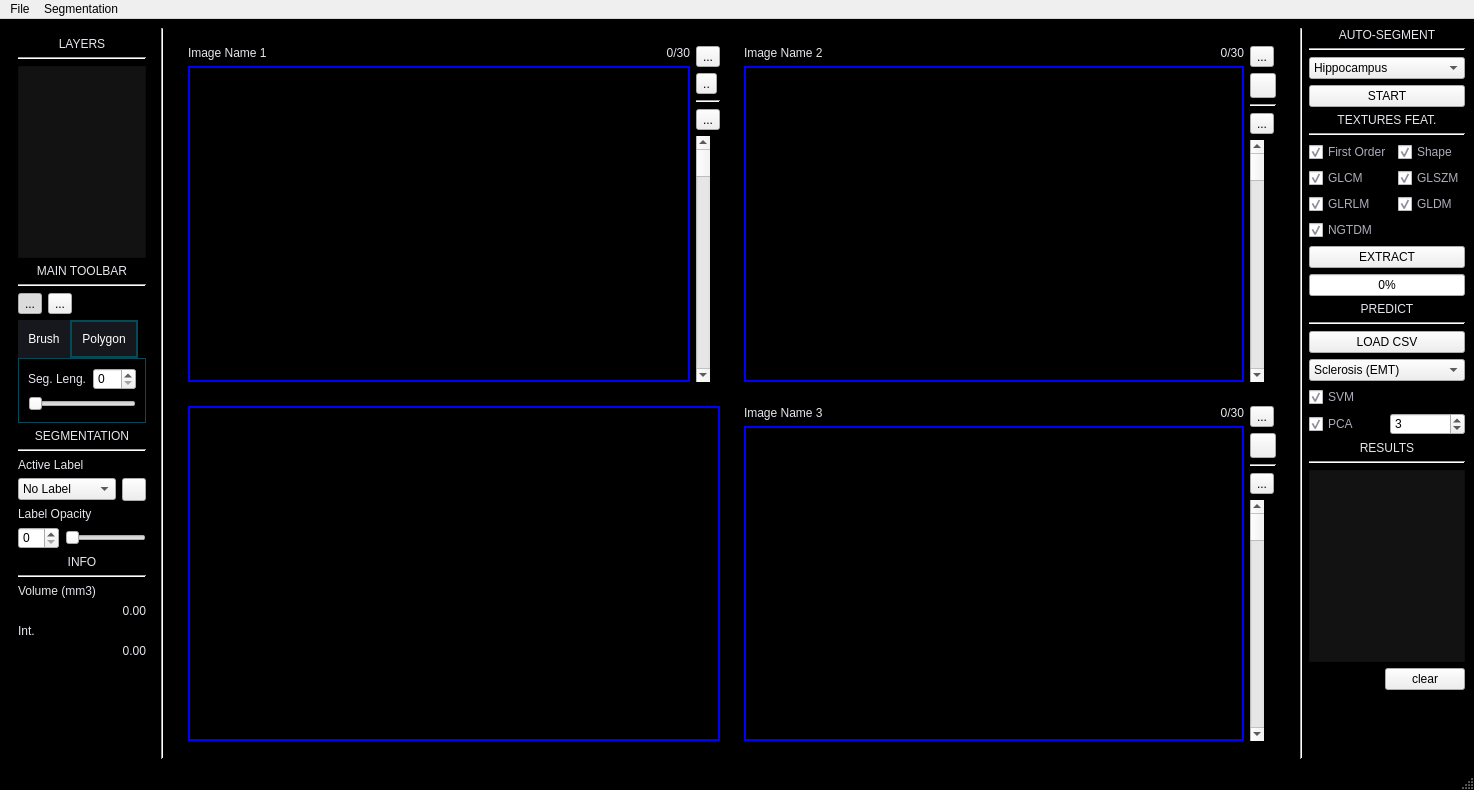
<?xml version="1.0" encoding="UTF-8"?>
<ui version="4.0">
 <class>MainWindow</class>
 <widget class="QMainWindow" name="MainWindow">
  <property name="geometry">
   <rect>
    <x>0</x>
    <y>0</y>
    <width>1474</width>
    <height>790</height>
   </rect>
  </property>
  <property name="sizePolicy">
   <sizepolicy hsizetype="Minimum" vsizetype="Preferred">
    <horstretch>0</horstretch>
    <verstretch>0</verstretch>
   </sizepolicy>
  </property>
  <property name="windowTitle">
   <string>ImageAnalyzer</string>
  </property>
  <property name="styleSheet">
   <string notr="true">QMainWindow{
background-color: rgb(0, 0, 0);
}
#centralwidget {
background-color: rgb(0, 0, 0);
}

QGraphicsView{
background-color:rgb(0, 0, 0);
border: 2px solid blue;
}

QTextBrowser {
background-color:rgb(18,18,18);
}

#tabWidget{
background-color:rgb(0,0,0);
}

QTabBar::tab {
  background: rgb(22, 24, 30);
  color: white;
  padding: 10px;

 }
QTabWidget::pane { 
   border: 1px solid rgb(5, 75, 87);
	background: rgb(0, 0, 0);
}

 QTabBar::tab:selected {
  border: 2px solid rgb(5, 75, 87);
 }

QListWidget{
background-color:rgb(18, 18, 18);
color:rgb(136, 138, 133);
}

#console {
background-color:rgb(18, 18, 18);
}

/*Labels*/
QLabel{
color: rgb(230, 230, 236);
font: 87 bold 11pt &quot;Inter&quot;;
}
#titleLabel{
color:rgb(186, 189, 182)
}

/*QCheckBoxes*/
QCheckBox{
color: rgb(173, 173, 186);
}
</string>
  </property>
  <widget class="QWidget" name="centralwidget">
   <layout class="QHBoxLayout" name="horizontalLayout" stretch="1,0,10,0,1">
    <item>
     <widget class="QWidget" name="leftPanel" native="true">
      <layout class="QVBoxLayout" name="verticalLayout_4">
       <item>
        <widget class="QLabel" name="label_11">
         <property name="text">
          <string>LAYERS</string>
         </property>
         <property name="alignment">
          <set>Qt::AlignCenter</set>
         </property>
        </widget>
       </item>
       <item>
        <widget class="Line" name="line_2">
         <property name="orientation">
          <enum>Qt::Horizontal</enum>
         </property>
        </widget>
       </item>
       <item>
        <layout class="QVBoxLayout" name="verticalLayout_6">
         <item>
          <widget class="QListWidget" name="listWidget"/>
         </item>
         <item>
          <layout class="QVBoxLayout" name="verticalLayout">
           <item>
            <widget class="QLabel" name="label_4">
             <property name="text">
              <string>MAIN TOOLBAR</string>
             </property>
             <property name="alignment">
              <set>Qt::AlignCenter</set>
             </property>
            </widget>
           </item>
           <item>
            <widget class="Line" name="line_7">
             <property name="orientation">
              <enum>Qt::Horizontal</enum>
             </property>
            </widget>
           </item>
          </layout>
         </item>
         <item>
          <layout class="QHBoxLayout" name="horizontalLayout_11">
           <item>
            <widget class="QToolButton" name="cursorBtn">
             <property name="text">
              <string>...</string>
             </property>
             <property name="icon">
              <iconset>
               <normaloff>../icons/cursor.svg</normaloff>../icons/cursor.svg</iconset>
             </property>
             <property name="iconSize">
              <size>
               <width>18</width>
               <height>18</height>
              </size>
             </property>
             <property name="checkable">
              <bool>true</bool>
             </property>
             <property name="checked">
              <bool>true</bool>
             </property>
            </widget>
           </item>
           <item>
            <widget class="QToolButton" name="dragBtn">
             <property name="text">
              <string>...</string>
             </property>
             <property name="icon">
              <iconset>
               <normaloff>../icons/move.png</normaloff>../icons/move.png</iconset>
             </property>
             <property name="iconSize">
              <size>
               <width>18</width>
               <height>18</height>
              </size>
             </property>
             <property name="checkable">
              <bool>true</bool>
             </property>
             <property name="checked">
              <bool>false</bool>
             </property>
            </widget>
           </item>
           <item>
            <spacer name="horizontalSpacer_2">
             <property name="orientation">
              <enum>Qt::Horizontal</enum>
             </property>
             <property name="sizeHint" stdset="0">
              <size>
               <width>40</width>
               <height>20</height>
              </size>
             </property>
            </spacer>
           </item>
          </layout>
         </item>
         <item>
          <widget class="QTabWidget" name="tabWidget">
           <property name="currentIndex">
            <number>1</number>
           </property>
           <widget class="QWidget" name="tab">
            <attribute name="title">
             <string>Brush</string>
            </attribute>
            <layout class="QVBoxLayout" name="verticalLayout_3">
             <item>
              <layout class="QHBoxLayout" name="horizontalLayout_6">
               <item>
                <widget class="QLabel" name="label_6">
                 <property name="text">
                  <string>Size:</string>
                 </property>
                </widget>
               </item>
               <item>
                <widget class="QSpinBox" name="sizeBrushSpin">
                 <property name="value">
                  <number>10</number>
                 </property>
                </widget>
               </item>
              </layout>
             </item>
             <item>
              <widget class="QSlider" name="horizontalSlider_2">
               <property name="maximum">
                <number>30</number>
               </property>
               <property name="value">
                <number>10</number>
               </property>
               <property name="orientation">
                <enum>Qt::Horizontal</enum>
               </property>
              </widget>
             </item>
            </layout>
           </widget>
           <widget class="QWidget" name="tab_2">
            <attribute name="title">
             <string>Polygon</string>
            </attribute>
            <layout class="QVBoxLayout" name="verticalLayout_2">
             <item>
              <layout class="QHBoxLayout" name="horizontalLayout_7">
               <item>
                <widget class="QLabel" name="label_8">
                 <property name="text">
                  <string>Seg. Leng.</string>
                 </property>
                </widget>
               </item>
               <item>
                <widget class="QSpinBox" name="spinBox_3"/>
               </item>
              </layout>
             </item>
             <item>
              <widget class="QSlider" name="horizontalSlider_3">
               <property name="orientation">
                <enum>Qt::Horizontal</enum>
               </property>
              </widget>
             </item>
            </layout>
           </widget>
          </widget>
         </item>
         <item>
          <widget class="QLabel" name="label_2">
           <property name="text">
            <string>SEGMENTATION</string>
           </property>
           <property name="alignment">
            <set>Qt::AlignCenter</set>
           </property>
          </widget>
         </item>
         <item>
          <widget class="Line" name="line_6">
           <property name="orientation">
            <enum>Qt::Horizontal</enum>
           </property>
          </widget>
         </item>
         <item>
          <widget class="QLabel" name="label">
           <property name="text">
            <string>Active Label</string>
           </property>
          </widget>
         </item>
         <item>
          <layout class="QHBoxLayout" name="horizontalLayout_9" stretch="3,0">
           <item>
            <widget class="QComboBox" name="roiLabel">
             <item>
              <property name="text">
               <string>No Label</string>
              </property>
             </item>
             <item>
              <property name="text">
               <string>Label 1</string>
              </property>
             </item>
             <item>
              <property name="text">
               <string>Label 2</string>
              </property>
             </item>
             <item>
              <property name="text">
               <string>Label 3</string>
              </property>
             </item>
             <item>
              <property name="text">
               <string>Label 4</string>
              </property>
             </item>
             <item>
              <property name="text">
               <string>Label 5</string>
              </property>
             </item>
             <item>
              <property name="text">
               <string>Label 6</string>
              </property>
             </item>
             <item>
              <property name="text">
               <string>Label 7</string>
              </property>
             </item>
             <item>
              <property name="text">
               <string>Label 8</string>
              </property>
             </item>
            </widget>
           </item>
           <item>
            <widget class="QToolButton" name="colorLabelBtn">
             <property name="text">
              <string/>
             </property>
            </widget>
           </item>
          </layout>
         </item>
         <item>
          <widget class="QLabel" name="label_3">
           <property name="text">
            <string>Label Opacity</string>
           </property>
          </widget>
         </item>
         <item>
          <layout class="QHBoxLayout" name="horizontalLayout_5">
           <item>
            <widget class="QSpinBox" name="spinBox"/>
           </item>
           <item>
            <widget class="QSlider" name="horizontalSlider">
             <property name="orientation">
              <enum>Qt::Horizontal</enum>
             </property>
            </widget>
           </item>
          </layout>
         </item>
        </layout>
       </item>
       <item>
        <widget class="QLabel" name="label_15">
         <property name="text">
          <string>INFO</string>
         </property>
         <property name="alignment">
          <set>Qt::AlignCenter</set>
         </property>
        </widget>
       </item>
       <item>
        <widget class="Line" name="line_11">
         <property name="orientation">
          <enum>Qt::Horizontal</enum>
         </property>
        </widget>
       </item>
       <item>
        <layout class="QVBoxLayout" name="verticalLayout_16">
         <item>
          <widget class="QLabel" name="label_16">
           <property name="text">
            <string>Volume (mm3)</string>
           </property>
          </widget>
         </item>
         <item>
          <widget class="QLabel" name="label_17">
           <property name="text">
            <string>0.00</string>
           </property>
           <property name="alignment">
            <set>Qt::AlignRight|Qt::AlignTrailing|Qt::AlignVCenter</set>
           </property>
          </widget>
         </item>
         <item>
          <widget class="QLabel" name="label_18">
           <property name="text">
            <string>Int. </string>
           </property>
          </widget>
         </item>
         <item>
          <widget class="QLabel" name="label_19">
           <property name="text">
            <string>0.00</string>
           </property>
           <property name="alignment">
            <set>Qt::AlignRight|Qt::AlignTrailing|Qt::AlignVCenter</set>
           </property>
          </widget>
         </item>
        </layout>
       </item>
       <item>
        <spacer name="verticalSpacer_2">
         <property name="orientation">
          <enum>Qt::Vertical</enum>
         </property>
         <property name="sizeHint" stdset="0">
          <size>
           <width>20</width>
           <height>40</height>
          </size>
         </property>
        </spacer>
       </item>
      </layout>
     </widget>
    </item>
    <item>
     <widget class="Line" name="line">
      <property name="orientation">
       <enum>Qt::Vertical</enum>
      </property>
     </widget>
    </item>
    <item>
     <widget class="QWidget" name="ImagesContainer" native="true">
      <layout class="QGridLayout" name="imag">
       <item row="0" column="0">
        <widget class="QWidget" name="imageContainer1" native="true">
         <layout class="QHBoxLayout" name="horizontalLayout_2">
          <item>
           <layout class="QVBoxLayout" name="imageLabeled1" stretch="0,8">
            <item>
             <layout class="QHBoxLayout" name="imageInfoContainer1">
              <item>
               <widget class="QLabel" name="imageName1">
                <property name="text">
                 <string>Image Name 1</string>
                </property>
               </widget>
              </item>
              <item>
               <widget class="QLabel" name="imageSliceNo1">
                <property name="layoutDirection">
                 <enum>Qt::LeftToRight</enum>
                </property>
                <property name="text">
                 <string>0/30</string>
                </property>
                <property name="alignment">
                 <set>Qt::AlignRight|Qt::AlignTrailing|Qt::AlignVCenter</set>
                </property>
               </widget>
              </item>
             </layout>
            </item>
            <item>
             <widget class="QGraphicsView" name="image1">
              <property name="minimumSize">
               <size>
                <width>380</width>
                <height>300</height>
               </size>
              </property>
              <property name="mouseTracking">
               <bool>true</bool>
              </property>
              <property name="tabletTracking">
               <bool>false</bool>
              </property>
              <property name="sizeAdjustPolicy">
               <enum>QAbstractScrollArea::AdjustIgnored</enum>
              </property>
              <property name="transformationAnchor">
               <enum>QGraphicsView::NoAnchor</enum>
              </property>
              <property name="viewportUpdateMode">
               <enum>QGraphicsView::SmartViewportUpdate</enum>
              </property>
              <property name="rubberBandSelectionMode">
               <enum>Qt::ContainsItemShape</enum>
              </property>
             </widget>
            </item>
           </layout>
          </item>
          <item>
           <layout class="QVBoxLayout" name="imagePanel1">
            <item>
             <widget class="QToolButton" name="imageLayoutBtn1">
              <property name="text">
               <string>...</string>
              </property>
              <property name="icon">
               <iconset>
                <normaloff>../icons/enlarge2.png</normaloff>
                <normalon>../icons/grid.svg</normalon>../icons/enlarge2.png</iconset>
              </property>
              <property name="checkable">
               <bool>true</bool>
              </property>
             </widget>
            </item>
            <item>
             <widget class="QToolButton" name="captureImageBtn1">
              <property name="text">
               <string>..</string>
              </property>
              <property name="icon">
               <iconset>
                <normaloff>../icons/camera.svg</normaloff>../icons/camera.svg</iconset>
              </property>
              <property name="iconSize">
               <size>
                <width>18</width>
                <height>18</height>
               </size>
              </property>
             </widget>
            </item>
            <item>
             <widget class="Line" name="line_12">
              <property name="orientation">
               <enum>Qt::Horizontal</enum>
              </property>
             </widget>
            </item>
            <item>
             <widget class="QToolButton" name="zoomResetBtn1">
              <property name="text">
               <string>...</string>
              </property>
              <property name="icon">
               <iconset>
                <normaloff>../icons/fullscreen-exit.png</normaloff>../icons/fullscreen-exit.png</iconset>
              </property>
              <property name="iconSize">
               <size>
                <width>18</width>
                <height>18</height>
               </size>
              </property>
             </widget>
            </item>
            <item>
             <widget class="QScrollBar" name="imageScroll1">
              <property name="orientation">
               <enum>Qt::Vertical</enum>
              </property>
             </widget>
            </item>
           </layout>
          </item>
         </layout>
        </widget>
       </item>
       <item row="1" column="0">
        <widget class="QWidget" name="imageContainer4" native="true">
         <layout class="QHBoxLayout" name="imx">
          <item>
           <widget class="QGraphicsView" name="image3D">
            <property name="minimumSize">
             <size>
              <width>380</width>
              <height>300</height>
             </size>
            </property>
            <property name="mouseTracking">
             <bool>true</bool>
            </property>
            <property name="tabletTracking">
             <bool>false</bool>
            </property>
            <property name="sizeAdjustPolicy">
             <enum>QAbstractScrollArea::AdjustIgnored</enum>
            </property>
            <property name="transformationAnchor">
             <enum>QGraphicsView::NoAnchor</enum>
            </property>
            <property name="viewportUpdateMode">
             <enum>QGraphicsView::SmartViewportUpdate</enum>
            </property>
            <property name="rubberBandSelectionMode">
             <enum>Qt::ContainsItemShape</enum>
            </property>
           </widget>
          </item>
         </layout>
        </widget>
       </item>
       <item row="1" column="1">
        <widget class="QWidget" name="imageContainer3" native="true">
         <layout class="QHBoxLayout" name="horizontalLayout_3">
          <item>
           <layout class="QVBoxLayout" name="imageLabeled3" stretch="0,8">
            <property name="sizeConstraint">
             <enum>QLayout::SetDefaultConstraint</enum>
            </property>
            <item>
             <layout class="QHBoxLayout" name="imageInfoContainer3">
              <item>
               <widget class="QLabel" name="imageName3">
                <property name="text">
                 <string>Image Name 3</string>
                </property>
               </widget>
              </item>
              <item>
               <widget class="QLabel" name="imageSliceNo3">
                <property name="text">
                 <string>0/30</string>
                </property>
                <property name="alignment">
                 <set>Qt::AlignRight|Qt::AlignTrailing|Qt::AlignVCenter</set>
                </property>
               </widget>
              </item>
             </layout>
            </item>
            <item>
             <widget class="QGraphicsView" name="image3">
              <property name="sizePolicy">
               <sizepolicy hsizetype="Expanding" vsizetype="Expanding">
                <horstretch>0</horstretch>
                <verstretch>0</verstretch>
               </sizepolicy>
              </property>
              <property name="minimumSize">
               <size>
                <width>380</width>
                <height>300</height>
               </size>
              </property>
              <property name="baseSize">
               <size>
                <width>380</width>
                <height>300</height>
               </size>
              </property>
              <property name="mouseTracking">
               <bool>true</bool>
              </property>
              <property name="tabletTracking">
               <bool>false</bool>
              </property>
              <property name="layoutDirection">
               <enum>Qt::LeftToRight</enum>
              </property>
              <property name="autoFillBackground">
               <bool>false</bool>
              </property>
              <property name="sizeAdjustPolicy">
               <enum>QAbstractScrollArea::AdjustIgnored</enum>
              </property>
              <property name="transformationAnchor">
               <enum>QGraphicsView::NoAnchor</enum>
              </property>
              <property name="resizeAnchor">
               <enum>QGraphicsView::AnchorViewCenter</enum>
              </property>
              <property name="viewportUpdateMode">
               <enum>QGraphicsView::SmartViewportUpdate</enum>
              </property>
              <property name="rubberBandSelectionMode">
               <enum>Qt::ContainsItemBoundingRect</enum>
              </property>
             </widget>
            </item>
           </layout>
          </item>
          <item>
           <layout class="QVBoxLayout" name="imagePanel3">
            <item>
             <widget class="QToolButton" name="imageLayoutBtn3">
              <property name="text">
               <string>...</string>
              </property>
              <property name="icon">
               <iconset>
                <normaloff>../icons/enlarge2.png</normaloff>
                <normalon>../icons/grid.svg</normalon>../icons/enlarge2.png</iconset>
              </property>
              <property name="checkable">
               <bool>true</bool>
              </property>
             </widget>
            </item>
            <item>
             <widget class="QToolButton" name="captureImageBtn3">
              <property name="text">
               <string/>
              </property>
              <property name="icon">
               <iconset>
                <normaloff>../icons/camera.svg</normaloff>../icons/camera.svg</iconset>
              </property>
              <property name="iconSize">
               <size>
                <width>18</width>
                <height>18</height>
               </size>
              </property>
             </widget>
            </item>
            <item>
             <widget class="Line" name="line_3">
              <property name="orientation">
               <enum>Qt::Horizontal</enum>
              </property>
             </widget>
            </item>
            <item>
             <widget class="QToolButton" name="zoomResetBtn3">
              <property name="text">
               <string>...</string>
              </property>
              <property name="icon">
               <iconset>
                <normaloff>../icons/fullscreen-exit.png</normaloff>../icons/fullscreen-exit.png</iconset>
              </property>
             </widget>
            </item>
            <item>
             <widget class="QScrollBar" name="imageScroll3">
              <property name="orientation">
               <enum>Qt::Vertical</enum>
              </property>
             </widget>
            </item>
           </layout>
          </item>
         </layout>
        </widget>
       </item>
       <item row="0" column="1">
        <widget class="QWidget" name="imageContainer2" native="true">
         <layout class="QHBoxLayout" name="horizontalLayout_4">
          <item>
           <layout class="QVBoxLayout" name="imageLabeled2" stretch="0,8">
            <item>
             <layout class="QHBoxLayout" name="imageInfoContainer2">
              <item>
               <widget class="QLabel" name="imageName2">
                <property name="text">
                 <string>Image Name 2</string>
                </property>
               </widget>
              </item>
              <item>
               <widget class="QLabel" name="imageSliceNo2">
                <property name="text">
                 <string>0/30</string>
                </property>
                <property name="alignment">
                 <set>Qt::AlignRight|Qt::AlignTrailing|Qt::AlignVCenter</set>
                </property>
               </widget>
              </item>
             </layout>
            </item>
            <item>
             <widget class="QGraphicsView" name="image2">
              <property name="mouseTracking">
               <bool>true</bool>
              </property>
              <property name="tabletTracking">
               <bool>false</bool>
              </property>
              <property name="sizeAdjustPolicy">
               <enum>QAbstractScrollArea::AdjustIgnored</enum>
              </property>
              <property name="transformationAnchor">
               <enum>QGraphicsView::NoAnchor</enum>
              </property>
              <property name="viewportUpdateMode">
               <enum>QGraphicsView::SmartViewportUpdate</enum>
              </property>
              <property name="rubberBandSelectionMode">
               <enum>Qt::ContainsItemShape</enum>
              </property>
             </widget>
            </item>
           </layout>
          </item>
          <item>
           <layout class="QVBoxLayout" name="imagePanel2">
            <item>
             <widget class="QToolButton" name="imageLayoutBtn2">
              <property name="text">
               <string>...</string>
              </property>
              <property name="icon">
               <iconset>
                <normaloff>../icons/enlarge2.png</normaloff>
                <normalon>../icons/grid.svg</normalon>../icons/enlarge2.png</iconset>
              </property>
              <property name="checkable">
               <bool>true</bool>
              </property>
             </widget>
            </item>
            <item>
             <widget class="QToolButton" name="captureImageBtn2">
              <property name="text">
               <string/>
              </property>
              <property name="icon">
               <iconset>
                <normaloff>../icons/camera.svg</normaloff>../icons/camera.svg</iconset>
              </property>
              <property name="iconSize">
               <size>
                <width>18</width>
                <height>18</height>
               </size>
              </property>
             </widget>
            </item>
            <item>
             <widget class="Line" name="line_13">
              <property name="orientation">
               <enum>Qt::Horizontal</enum>
              </property>
             </widget>
            </item>
            <item>
             <widget class="QToolButton" name="zoomResetBtn2">
              <property name="text">
               <string>...</string>
              </property>
              <property name="icon">
               <iconset>
                <normaloff>../icons/fullscreen-exit.png</normaloff>../icons/fullscreen-exit.png</iconset>
              </property>
             </widget>
            </item>
            <item>
             <widget class="QScrollBar" name="imageScroll2">
              <property name="orientation">
               <enum>Qt::Vertical</enum>
              </property>
             </widget>
            </item>
           </layout>
          </item>
         </layout>
        </widget>
       </item>
      </layout>
     </widget>
    </item>
    <item>
     <widget class="Line" name="line_4">
      <property name="orientation">
       <enum>Qt::Vertical</enum>
      </property>
     </widget>
    </item>
    <item>
     <layout class="QVBoxLayout" name="rightPanel">
      <item>
       <layout class="QVBoxLayout" name="verticalLayout_13">
        <item>
         <layout class="QVBoxLayout" name="verticalLayout_14">
          <item>
           <widget class="QLabel" name="label_5">
            <property name="text">
             <string>AUTO-SEGMENT</string>
            </property>
            <property name="alignment">
             <set>Qt::AlignCenter</set>
            </property>
           </widget>
          </item>
          <item>
           <widget class="Line" name="line_5">
            <property name="orientation">
             <enum>Qt::Horizontal</enum>
            </property>
           </widget>
          </item>
          <item>
           <widget class="QComboBox" name="AutoSegmentationChoose">
            <item>
             <property name="text">
              <string>Hippocampus</string>
             </property>
            </item>
           </widget>
          </item>
         </layout>
        </item>
        <item>
         <widget class="QPushButton" name="startSegmentationBtn">
          <property name="text">
           <string>START</string>
          </property>
         </widget>
        </item>
        <item>
         <widget class="QLabel" name="label_12">
          <property name="text">
           <string>TEXTURES FEAT.</string>
          </property>
          <property name="alignment">
           <set>Qt::AlignCenter</set>
          </property>
         </widget>
        </item>
        <item>
         <widget class="Line" name="line_8">
          <property name="orientation">
           <enum>Qt::Horizontal</enum>
          </property>
         </widget>
        </item>
        <item>
         <layout class="QGridLayout" name="gridLayout_2">
          <item row="1" column="1">
           <widget class="QCheckBox" name="enableShape">
            <property name="text">
             <string>Shape</string>
            </property>
            <property name="checked">
             <bool>true</bool>
            </property>
           </widget>
          </item>
          <item row="1" column="0">
           <widget class="QCheckBox" name="enableFirstOrder">
            <property name="text">
             <string>First Order</string>
            </property>
            <property name="checked">
             <bool>true</bool>
            </property>
           </widget>
          </item>
          <item row="4" column="0">
           <widget class="QCheckBox" name="enableGLCM">
            <property name="text">
             <string>GLCM</string>
            </property>
            <property name="checked">
             <bool>true</bool>
            </property>
           </widget>
          </item>
          <item row="4" column="1">
           <widget class="QCheckBox" name="enableGLSZM">
            <property name="text">
             <string>GLSZM</string>
            </property>
            <property name="checked">
             <bool>true</bool>
            </property>
           </widget>
          </item>
          <item row="5" column="0">
           <widget class="QCheckBox" name="enableGLRLM">
            <property name="text">
             <string>GLRLM</string>
            </property>
            <property name="checked">
             <bool>true</bool>
            </property>
           </widget>
          </item>
          <item row="5" column="1">
           <widget class="QCheckBox" name="enableGLDM">
            <property name="text">
             <string>GLDM</string>
            </property>
            <property name="checked">
             <bool>true</bool>
            </property>
           </widget>
          </item>
          <item row="6" column="0">
           <widget class="QCheckBox" name="enableNGTDM">
            <property name="text">
             <string>NGTDM</string>
            </property>
            <property name="checked">
             <bool>true</bool>
            </property>
           </widget>
          </item>
         </layout>
        </item>
        <item>
         <widget class="QPushButton" name="extractFeaturesBtn">
          <property name="text">
           <string>EXTRACT</string>
          </property>
         </widget>
        </item>
       </layout>
      </item>
      <item>
       <widget class="QProgressBar" name="progressBar">
        <property name="value">
         <number>0</number>
        </property>
       </widget>
      </item>
      <item>
       <widget class="QLabel" name="label_14">
        <property name="text">
         <string>PREDICT</string>
        </property>
        <property name="alignment">
         <set>Qt::AlignCenter</set>
        </property>
       </widget>
      </item>
      <item>
       <widget class="Line" name="line_9">
        <property name="orientation">
         <enum>Qt::Horizontal</enum>
        </property>
       </widget>
      </item>
      <item>
       <widget class="QPushButton" name="LoadCSVBtn">
        <property name="text">
         <string>LOAD CSV</string>
        </property>
       </widget>
      </item>
      <item>
       <layout class="QGridLayout" name="gridLayout_3">
        <item row="2" column="0">
         <layout class="QHBoxLayout" name="horizontalLayout_8">
          <item>
           <widget class="QCheckBox" name="checkBox_6">
            <property name="text">
             <string>PCA</string>
            </property>
            <property name="checked">
             <bool>true</bool>
            </property>
           </widget>
          </item>
          <item>
           <widget class="QSpinBox" name="spinBox_4">
            <property name="value">
             <number>3</number>
            </property>
           </widget>
          </item>
         </layout>
        </item>
        <item row="1" column="0">
         <widget class="QCheckBox" name="checkBox_5">
          <property name="text">
           <string>SVM</string>
          </property>
          <property name="checkable">
           <bool>true</bool>
          </property>
          <property name="checked">
           <bool>true</bool>
          </property>
         </widget>
        </item>
        <item row="0" column="0">
         <widget class="QComboBox" name="comboBox_3">
          <item>
           <property name="text">
            <string>Sclerosis (EMT)</string>
           </property>
          </item>
         </widget>
        </item>
       </layout>
      </item>
      <item>
       <layout class="QVBoxLayout" name="verticalLayout_15">
        <item>
         <widget class="QLabel" name="label_13">
          <property name="text">
           <string>RESULTS</string>
          </property>
          <property name="alignment">
           <set>Qt::AlignCenter</set>
          </property>
         </widget>
        </item>
        <item>
         <widget class="Line" name="line_10">
          <property name="orientation">
           <enum>Qt::Horizontal</enum>
          </property>
         </widget>
        </item>
       </layout>
      </item>
      <item>
       <widget class="QTextBrowser" name="textBrowser"/>
      </item>
      <item>
       <layout class="QHBoxLayout" name="horizontalLayout_10">
        <item>
         <spacer name="horizontalSpacer">
          <property name="orientation">
           <enum>Qt::Horizontal</enum>
          </property>
          <property name="sizeHint" stdset="0">
           <size>
            <width>40</width>
            <height>20</height>
           </size>
          </property>
         </spacer>
        </item>
        <item>
         <widget class="QPushButton" name="pushButton_4">
          <property name="text">
           <string>clear</string>
          </property>
         </widget>
        </item>
       </layout>
      </item>
      <item>
       <spacer name="verticalSpacer">
        <property name="orientation">
         <enum>Qt::Vertical</enum>
        </property>
        <property name="sizeHint" stdset="0">
         <size>
          <width>20</width>
          <height>40</height>
         </size>
        </property>
       </spacer>
      </item>
     </layout>
    </item>
   </layout>
  </widget>
  <widget class="QMenuBar" name="menubar">
   <property name="geometry">
    <rect>
     <x>0</x>
     <y>0</y>
     <width>1474</width>
     <height>27</height>
    </rect>
   </property>
   <widget class="QMenu" name="menuHola">
    <property name="title">
     <string>File</string>
    </property>
    <addaction name="actionOpenFile"/>
    <addaction name="actionAddAnotherImage"/>
    <addaction name="actionOpenSeries"/>
   </widget>
   <widget class="QMenu" name="menuSegmentation">
    <property name="title">
     <string>Segmentation</string>
    </property>
    <addaction name="actionLoad_Segmentation"/>
    <addaction name="actionSave_actual_segmentation"/>
    <addaction name="actionSave_as"/>
   </widget>
   <addaction name="menuHola"/>
   <addaction name="menuSegmentation"/>
  </widget>
  <widget class="QStatusBar" name="statusbar"/>
  <action name="actionOpenFile">
   <property name="text">
    <string>Open Image</string>
   </property>
  </action>
  <action name="actionOpenSeries">
   <property name="text">
    <string>Open Series</string>
   </property>
  </action>
  <action name="actionLoad_Segmentation">
   <property name="text">
    <string>Load Segmentation</string>
   </property>
  </action>
  <action name="actionSave_actual_segmentation">
   <property name="text">
    <string>Save</string>
   </property>
  </action>
  <action name="actionSave_as">
   <property name="text">
    <string>Save as</string>
   </property>
  </action>
  <action name="actionAddAnotherImage">
   <property name="text">
    <string>Add Another Image</string>
   </property>
  </action>
 </widget>
 <resources/>
 <connections/>
</ui>
